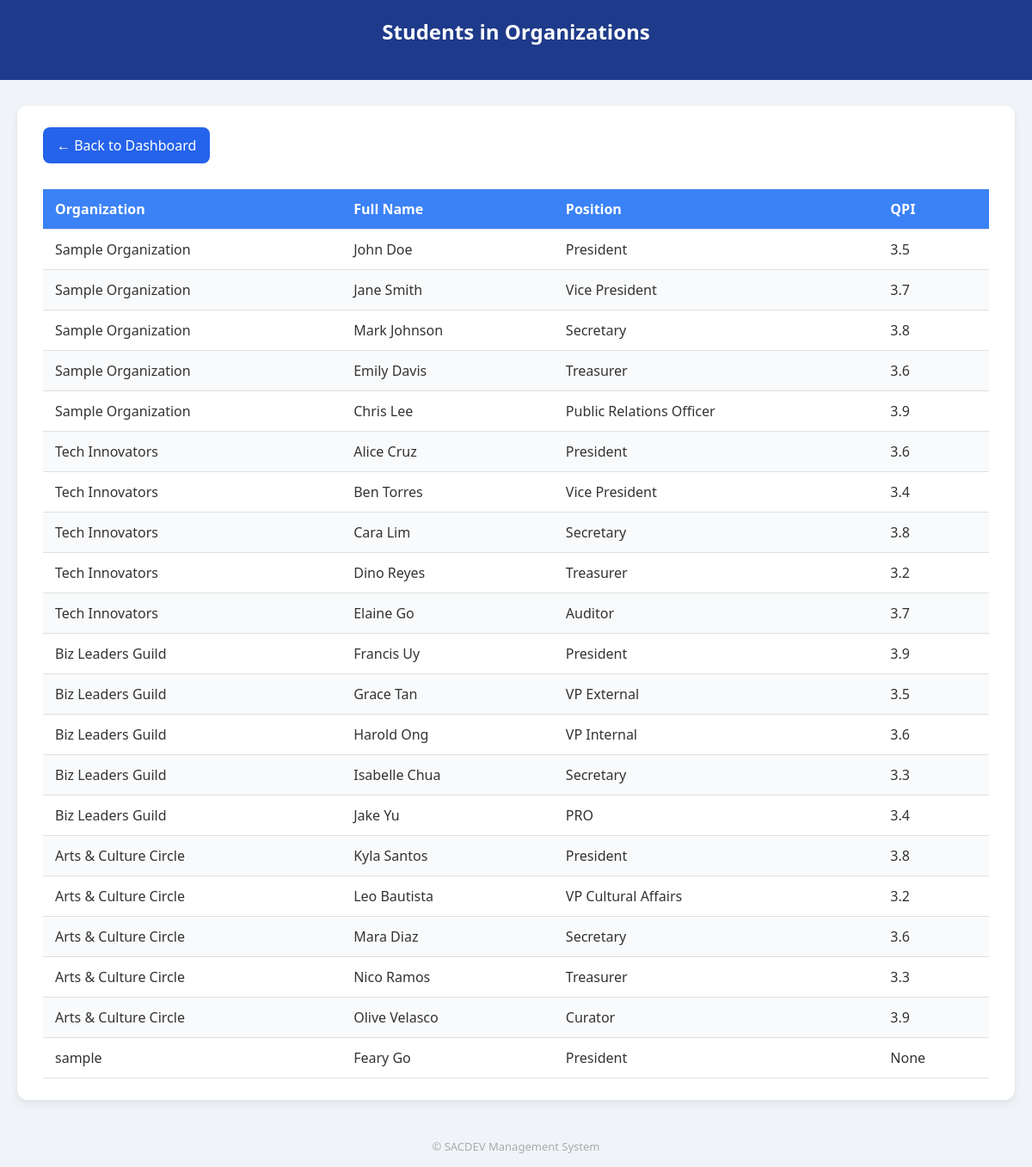
The app's page /students_orgs, older data.
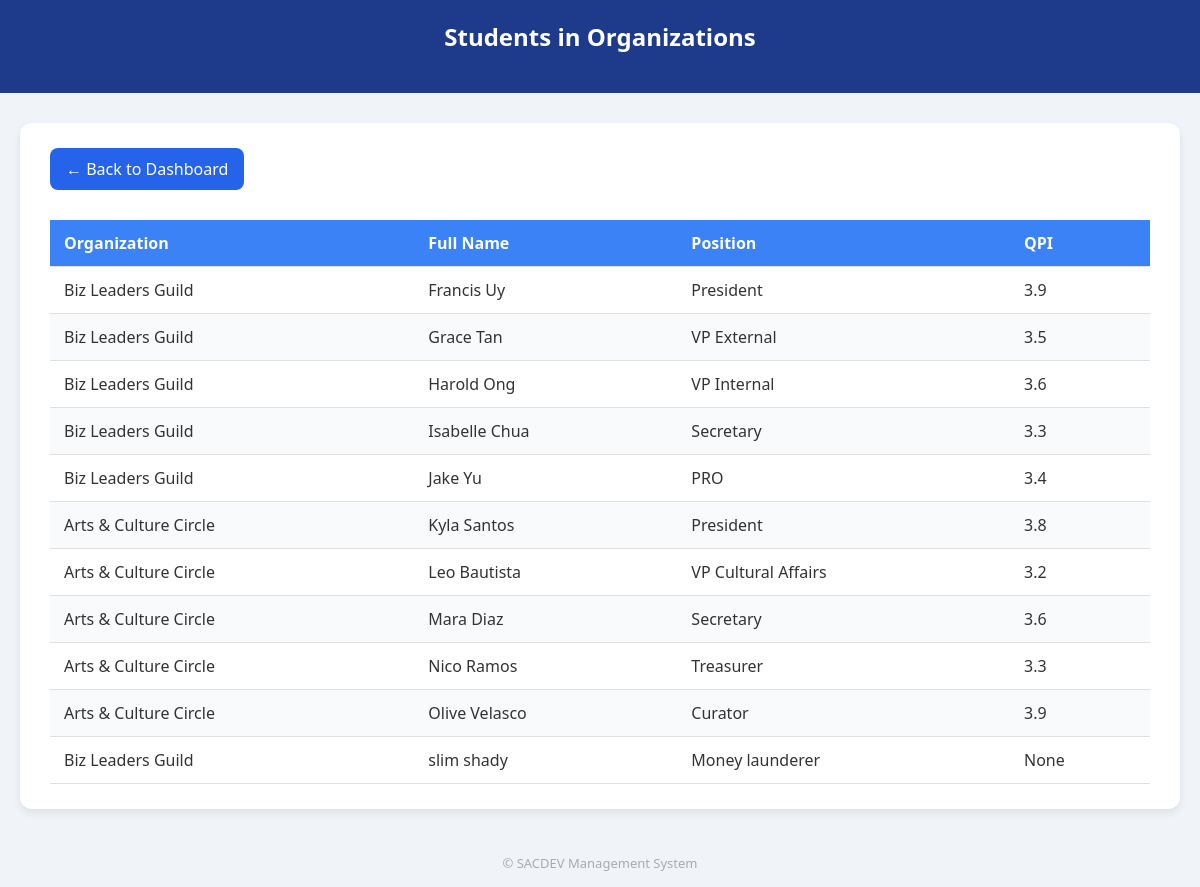
The same page, newer data.
### tables this page shows
CREATE TABLE members (
        id INTEGER PRIMARY KEY AUTOINCREMENT,
        org_id INTEGER,
        full_name TEXT,
        position TEXT,
        email TEXT,
        contact_no TEXT,
        sex TEXT,
        qpi REAL,
        course TEXT,
        year_level TEXT,
        college TEXT,
        FOREIGN KEY (org_id) REFERENCES organizations(id)
    );

CREATE TABLE organizations (
        id INTEGER PRIMARY KEY AUTOINCREMENT,
        name TEXT NOT NULL,
        description TEXT,
        mission TEXT,
        vision TEXT,
        status TEXT DEFAULT 'Pending'
    );

### app.py (the view)
@app.route('/students_orgs')
def students_orgs():
    try:
        conn = sqlite3.connect('database/users.db')
        conn.row_factory = sqlite3.Row
        c = conn.cursor()
        c.execute('''
            SELECT o.name AS org_name, m.full_name, m.position, m.qpi
            FROM members m
            JOIN organizations o ON m.org_id = o.id
        ''')
        students = c.fetchall()
        conn.close()
        return render_template('students_orgs.html', students=students)
    except Exception as e:
        import traceback
        return f"<pre>{traceback.format_exc()}</pre>"

### app.py (called while the page is built)
@app.teardown_appcontext
def close_connection(exception):
    db = getattr(g, '_database', None)
    if db is not None:
        db.close()

### templates/students_orgs.html (shortened to what this page needs)
<!DOCTYPE html>
<html lang="en">
<head>
</head>
<body>
    <div class="header">
        <h1>Students in Organizations</h1>
    </div>
    <div class="container">
        <a href="http://127.0.0.1:5000/sacdev_dashboard" class="back-button">← Back to Dashboard</a>
        {% if students %}
        <table>
            <thead>
                <tr>
                    <th>Organization</th>
                    <th>Full Name</th>
                    <th>Position</th>
                    <th>QPI</th>
                </tr>
            </thead>
            <tbody>
                {% for student in students %}
                <tr>
                    <td>{{ student['org_name'] }}</td>
                    <td>{{ student['full_name'] }}</td>
                    <td>{{ student['position'] }}</td>
                    <td>{{ student['qpi'] }}</td>
                </tr>
                {% endfor %}
            </tbody>
        </table>
        {% else %}
        <p>No student organization data available.</p>
        {% endif %}
    </div>
    <div class="footer">
        &copy; {{ year }} SACDEV Management System
    </div>
</body>
</html>

Row changes from the older to the newer data that the page shows:
removed members: org_name "Sample Organization", full_name "John Doe", position "President", qpi "3.5"
removed members: org_name "Sample Organization", full_name "Jane Smith", position "Vice President", qpi "3.7"
removed members: org_name "Sample Organization", full_name "Mark Johnson", position "Secretary", qpi "3.8"
removed members: org_name "Sample Organization", full_name "Emily Davis", position "Treasurer", qpi "3.6"
removed members: org_name "Sample Organization", full_name "Chris Lee", position "Public Relations Officer", qpi "3.9"
removed members: org_name "Tech Innovators", full_name "Alice Cruz", position "President", qpi "3.6"
removed members: org_name "Tech Innovators", full_name "Ben Torres", position "Vice President", qpi "3.4"
removed members: org_name "Tech Innovators", full_name "Cara Lim", position "Secretary", qpi "3.8"
removed members: org_name "Tech Innovators", full_name "Dino Reyes", position "Treasurer", qpi "3.2"
removed members: org_name "Tech Innovators", full_name "Elaine Go", position "Auditor", qpi "3.7"
removed members: org_name "sample", full_name "Feary Go", position "President", qpi "None"
added members: org_name "Biz Leaders Guild", full_name "slim shady", position "Money launderer", qpi "None"
